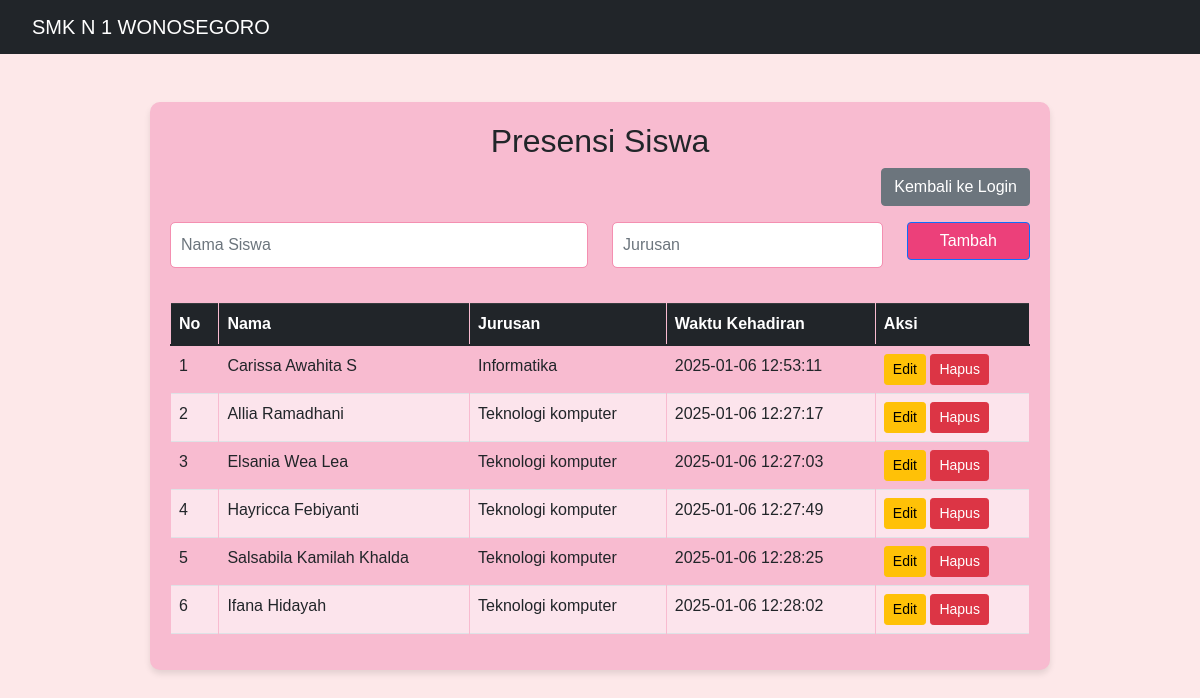
The app's page /views/index.php (signed in) with its own data.
### tables this page shows
CREATE TABLE `absensi` (
  `id_siswa` int(10) NOT NULL,
  `nama` varchar(25) NOT NULL,
  `jurusan` varchar(25) NOT NULL,
  `waktu_kehadiran` timestamp NOT NULL DEFAULT current_timestamp() ON UPDATE current_timestamp(),
  `login_id` int(11) DEFAULT NULL
);

### views/index.php (the view, shortened to what this page needs)
<?php
include_once("koneksi.php");
?>
<!DOCTYPE html>
<html lang="en">
<head>
    <link href="https://cdn.jsdelivr.net/npm/bootstrap@5.1.3/dist/css/bootstrap.min.css" rel="stylesheet">
    <link rel="stylesheet" type="text/css" href="styles/absensi.css">
</head>
<body>
    <nav class="navbar navbar-dark bg-dark">
        <div class="container-fluid">
            <span class="navbar-brand mb-0 h1">SMK N 1 WONOSEGORO</span>
        </div>
    </nav>
    <div class="container my-5">
        <h2 class="text-center">Presensi Siswa</h2>
        <div class="text-end mb-3">
            <a href="login.php" class="btn btn-secondary">Kembali ke Login</a>
        </div>
        <form method="post" class="my-3">
            <div class="row mb-3">
                <div class="col-md-6">
                    <input type="text" class="form-control" name="nama" placeholder="Nama Siswa" required>
                </div>
                <div class="col-md-4">
                    <input type="text" class="form-control" name="jurusan" placeholder="Jurusan" required>
                </div>
                <div class="col-md-2">
                    <button type="submit" class="btn btn-primary w-100" name="Submit">Tambah</button>
                </div>
            </div>
        </form>
        <table class="table table-bordered">
            <thead class="table-dark">
                <tr>
                    <th>No</th>
                    <th>Nama</th>
                    <th>Jurusan</th>
                    <th>Waktu Kehadiran</th>
                    <th>Aksi</th>
                </tr>
            </thead>
            <tbody>
                <?php
                $result = $conn->query("SELECT * FROM absensi ORDER BY id_siswa DESC");
                if ($result->num_rows > 0) {
                    $no = 1;
                    while ($row = $result->fetch_assoc()) {
                        echo "<tr>
                            <td>{$no}</td>
                            <td>{$row['nama']}</td>
                            <td>{$row['jurusan']}</td>
                            <td>{$row['waktu_kehadiran']}</td>
                            <td>
                                <a href='update.php?id_siswa={$row['id_siswa']}' class='btn btn-warning btn-sm'>Edit</a>
                                <a href='?id_siswa={$row['id_siswa']}' class='btn btn-danger btn-sm'>Hapus</a>
                            </td>
                        </tr>";
                        $no++;
                    }
                } else {
                    echo "<tr><td colspan='5' class='text-center'>Belum ada data siswa</td></tr>";
                }
                ?>
            </tbody>
        </table>
    </div>
</body>
</html>

### styles/absensi.css (style rules this page uses)
body { background-color: #FDE8E9; font-family: Arial, sans-serif; margin: 0; padding: 0; }
.navbar { background-color: #D81B60; color: #FFF; font-size: 20px; padding: 10px 20px; text-align: left; }
.container { max-width: 900px; margin: 0 auto; background-color: #F8BBD0; padding: 20px; border-radius: 10px; box-shadow: 0px 4px 6px rgba(0, 0, 0, 0.1); }
input[type="text"] { border: 1px solid #F48FB1; border-radius: 5px; padding: 10px; width: 100%; box-sizing: border-box; margin-bottom: 15px; }
button { padding: 10px 20px; border: none; border-radius: 5px; cursor: pointer; }
button.btn-primary { background-color: #EC407A; color: white; }
table { width: 100%; margin-top: 20px; border-collapse: collapse; }
table th, table td { padding: 10px; text-align: left; border: 1px solid #F8BBD0; }
table th { background-color: #AD1457; color: white; }
table tr:nth-child(even) { background-color: #FCE4EC; }

### records on screen
absensi: nama "Carissa Awahita S", jurusan "Informatika", waktu_kehadiran "2025-01-06 12:53:11"
absensi: nama "Allia Ramadhani", jurusan "Teknologi komputer", waktu_kehadiran "2025-01-06 12:27:17"
absensi: nama "Elsania Wea Lea", jurusan "Teknologi komputer", waktu_kehadiran "2025-01-06 12:27:03"
absensi: nama "Hayricca Febiyanti", jurusan "Teknologi komputer", waktu_kehadiran "2025-01-06 12:27:49"
absensi: nama "Salsabila Kamilah Khalda", jurusan "Teknologi komputer", waktu_kehadiran "2025-01-06 12:28:25"
absensi: nama "Ifana Hidayah", jurusan "Teknologi komputer", waktu_kehadiran "2025-01-06 12:28:02"
